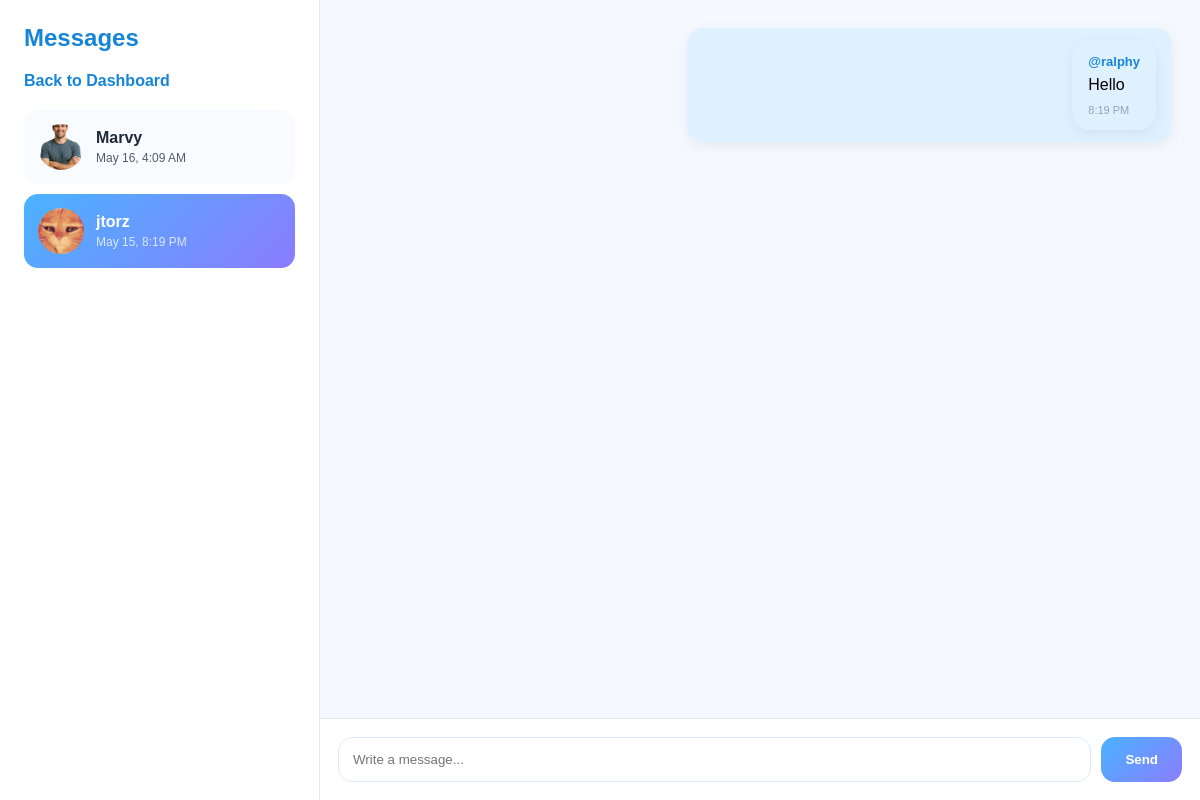
The page /backend/messages.php?thread_id=2 (signed in) on the database its author committed.
### tables this page shows
CREATE TABLE `chat_threads` (
  `thread_id` int(11) NOT NULL,
  `thread_type` varchar(20) DEFAULT 'direct',
  `thread_name` varchar(100) DEFAULT NULL,
  `created_at` timestamp NOT NULL DEFAULT current_timestamp()
);

CREATE TABLE `users` (
  `user_id` int(11) NOT NULL,
  `full_name` varchar(100) NOT NULL,
  `username` varchar(50) NOT NULL,
  `email` varchar(100) NOT NULL,
  `password` varchar(255) NOT NULL,
  `bio` text DEFAULT NULL,
  `profile_image` varchar(255) DEFAULT '../assets/images/default-profile.png',
  `balance` decimal(10,2) DEFAULT 0.00,
  `total_earned` decimal(10,2) DEFAULT 0.00,
  `total_spent` decimal(10,2) DEFAULT 0.00,
  `total_sales` int(11) DEFAULT 0,
  `profile_views` int(11) DEFAULT 0,
  `is_verified` tinyint(1) DEFAULT 0,
  `created_at` timestamp NOT NULL DEFAULT current_timestamp(),
  `facebook_link` varchar(255) DEFAULT NULL,
  `instagram_link` varchar(255) DEFAULT NULL,
  `x_link` varchar(255) DEFAULT NULL,
  `tags` varchar(255) DEFAULT NULL,
  `this_month_earned` decimal(10,2) DEFAULT 0.00,
  `member_since` timestamp NOT NULL DEFAULT current_timestamp(),
  `gcash_number` varchar(11) DEFAULT NULL
);

CREATE TABLE `chat_messages` (
  `message_id` int(11) NOT NULL,
  `thread_id` int(11) NOT NULL,
  `sender_id` int(11) NOT NULL,
  `message_text` text NOT NULL,
  `created_at` timestamp NOT NULL DEFAULT current_timestamp()
);

### backend/messages.php (the view, shortened to what this page needs)
<?php
$conn = db_connect();
$user_id = $_SESSION['user_id'];
$threads = $conn->prepare("
    SELECT
        ct.thread_id,
        other_user.user_id AS other_user_id,
        other_user.username AS other_username,
        other_user.profile_image AS other_profile_image,
        MAX(cm.created_at) AS last_message_at
    FROM chat_threads ct
    JOIN chat_members me
        ON ct.thread_id = me.thread_id
    JOIN chat_members other_member
        ON ct.thread_id = other_member.thread_id
        AND other_member.user_id != ?
    JOIN users other_user
        ON other_member.user_id = other_user.user_id
    LEFT JOIN chat_messages cm
        ON ct.thread_id = cm.thread_id
    WHERE me.user_id = ?
    GROUP BY ct.thread_id, other_user.user_id, other_user.username, other_user.profile_image
    ORDER BY last_message_at DESC
");
$threads->bind_param("ii", $user_id, $user_id);
$threads->execute();
$threadList = $threads->get_result();
$active_thread_id = intval($_GET['thread_id'] ?? 0);
$messages = null;
if ($active_thread_id > 0) {
    $msg_stmt = $conn->prepare("
        SELECT cm.*, u.username, u.profile_image, u.user_id
        FROM chat_messages cm
        JOIN users u
            ON cm.sender_id = u.user_id
        JOIN chat_members mem
            ON cm.thread_id = mem.thread_id
        WHERE cm.thread_id = ?
        AND mem.user_id = ?
        ORDER BY cm.created_at ASC
    ");
    $msg_stmt->bind_param("ii", $active_thread_id, $user_id);
    $msg_stmt->execute();
    $messages = $msg_stmt->get_result();
}
?>
<!DOCTYPE html>
<html>
<head>
    <link rel="stylesheet" href="../assets/css/messages.css">
</head>
<body>
<div class="messages-layout">
    <aside class="threads-panel">
        <h2>Messages</h2>
        <a class="back-link" href="dashboard.php">Back to Dashboard</a>
        <?php while($t = $threadList->fetch_assoc()): ?>
            <a class="thread-link <?php echo $active_thread_id == $t['thread_id'] ? 'active' : ''; ?>"
               href="messages.php?thread_id=<?php echo $t['thread_id']; ?>">
                <img
                    src="<?php echo htmlspecialchars($t['other_profile_image'] ?? '../assets/images/default-profile.png'); ?>"
                    class="thread-avatar"
                >
                <div>
                    <strong><?php echo htmlspecialchars($t['other_username']); ?></strong>
                    <span>
                        <?php echo $t['last_message_at']
                            ? date('M j, g:i A', strtotime($t['last_message_at']))
                            : 'No messages';
                        ?>
                    </span>
                </div>
            </a>
        <?php endwhile; ?>
    </aside>
    <main class="chat-panel">
        <?php if ($active_thread_id <= 0): ?>
            <div class="empty-chat">Select a conversation.</div>
        <?php else: ?>
            <div class="chat-messages">
                <?php if ($messages && $messages->num_rows > 0): ?>
                    <?php while($m = $messages->fetch_assoc()): ?>
                        <div class="message <?php echo $m['sender_id'] == $user_id ? 'mine' : ''; ?>">
                            <div class="message-content">
                                <a href="profile.php?user_id=<?php echo $m['user_id']; ?>" class="message-name">
                                    @<?php echo htmlspecialchars($m['username']); ?>
                                </a>
                                <p><?php echo htmlspecialchars($m['message_text']); ?></p>
                                <span><?php echo date('g:i A', strtotime($m['created_at'])); ?></span>
                            </div>
                        </div>
                    <?php endwhile; ?>
                <?php else: ?>
                    <div class="empty-chat">No messages yet.</div>
                <?php endif; ?>
            </div>
            <form class="chat-form" action="send_message.php" method="POST">
                <input type="text" name="message_text" placeholder="Write a message..." required>
                <button type="submit">Send</button>
            </form>
        <?php endif; ?>
    </main>
</div>
</body>
</html>

### assets/css/messages.css (style rules this page uses)
body { margin:0; font-family:Arial, Helvetica, sans-serif; background:#f5f8ff; }
.messages-layout { display:grid; grid-template-columns:320px 1fr; height:100vh; }
.threads-panel { background:white; border-right:1px solid #e5e7eb; padding:24px; overflow:auto; }
.threads-panel h2 { margin-top:0; color:#1685d8; }
.back-link { display:block; margin-bottom:20px; color:#1685d8; text-decoration:none; font-weight:700; }
.thread-link { display:block; padding:14px; border-radius:14px; text-decoration:none; color:#1e293b; margin-bottom:10px; background:#f8fbff; }
.thread-link.active, .thread-link:hover { background:linear-gradient(135deg,#4ab3ff,#8b7cff); color:white; }
.thread-link span { display:block; font-size:12px; opacity:0.75; margin-top:4px; }
.chat-panel { display:flex; flex-direction:column; height:100vh; }
.chat-messages { flex:1; padding:28px; overflow:auto; }
.message { max-width:55%; background:white; padding:12px 16px; border-radius:16px; margin-bottom:12px; box-shadow:0 4px 14px rgba(0,0,0,0.06); }
.message.mine { margin-left:auto; background:#dff0ff; }
.message p { margin:6px 0; }
.message span { font-size:11px; color:#94a3b8; }
.chat-form { display:flex; gap:10px; padding:18px; background:white; border-top:1px solid #e5e7eb; }
.chat-form input { flex:1; border:1px solid #dbeafe; border-radius:14px; padding:14px; }
.chat-form button { border:none; background:linear-gradient(135deg,#4ab3ff,#8b7cff); color:white; font-weight:800; border-radius:14px; padding:0 24px; }
.message { display:flex; gap:10px; align-items:flex-start; margin-bottom:12px; }
.message-content { background:white; padding:12px 16px; border-radius:18px; max-width:70%; box-shadow:0 4px 14px rgba(0,0,0,0.06); }
.message.mine { justify-content:flex-end; }
.message.mine .message-content { background:#dff0ff; }
.thread-link { display:flex; align-items:center; gap:12px; }
.thread-avatar { width:46px; height:46px; border-radius:50%; object-fit:cover; }
.message-name { text-decoration:none; color:#1685d8; font-weight:800; font-size:13px; }

### rows shown on the page
chat_threads: users.profile_image (picture), users.username "Marvy", last_message_at "May 16, 4:09 AM"
chat_threads: users.profile_image (picture), users.username "jtorz", last_message_at "May 15, 8:19 PM"
chat_messages: users.username "ralphy", message_text "Hello", created_at "8:19 PM"
